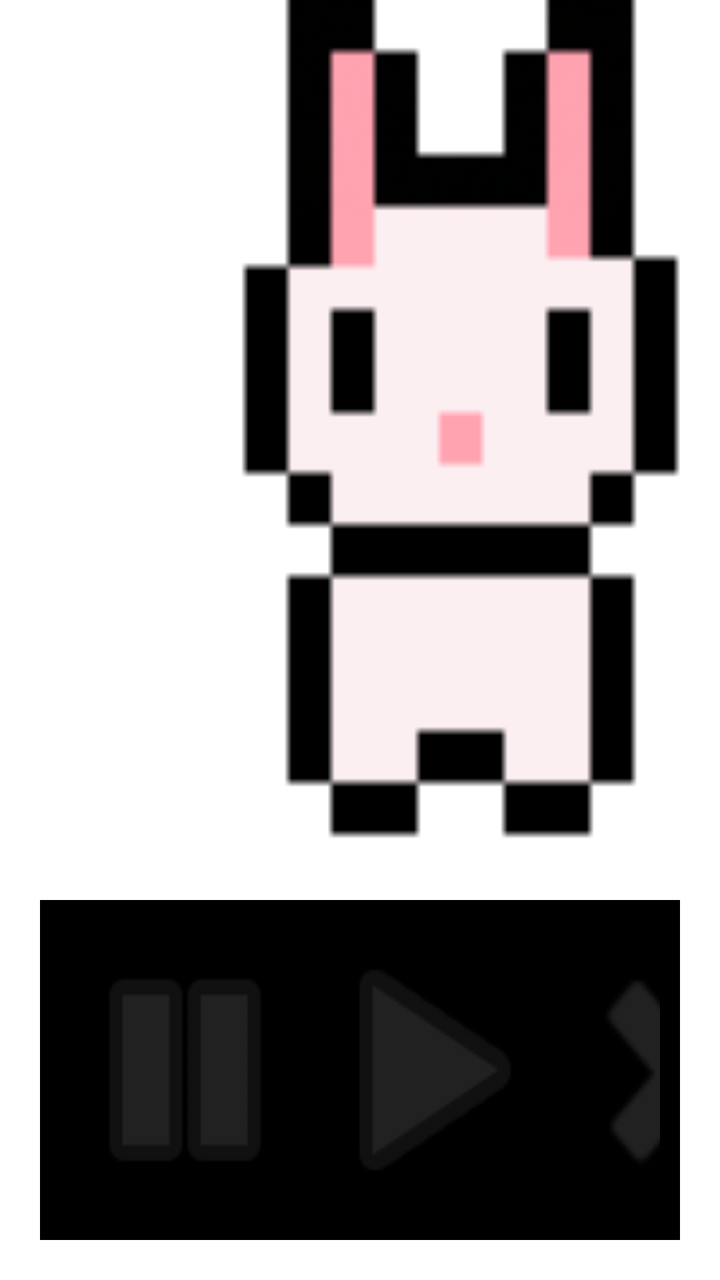
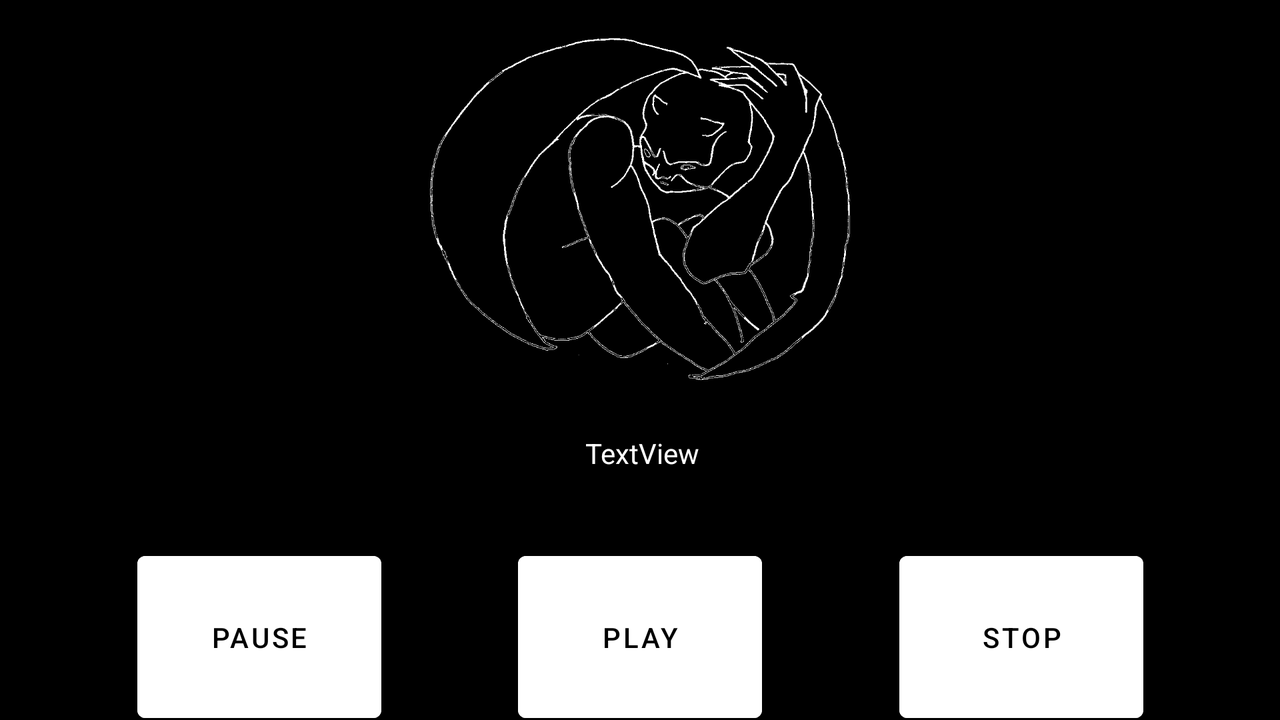

First picture: res/layout/ on a phone held upright. Second picture: the repository's own variant of that layout, on a device whose configuration matches the variant's folder. Source for both follows.
<!-- AndroidManifest.xml: application theme Theme.Recview -->
<!-- res/layout/activity_player.xml -->
<?xml version="1.0" encoding="utf-8"?>
<LinearLayout xmlns:android="http://schemas.android.com/apk/res/android"
    xmlns:tools="http://schemas.android.com/tools"
    android:id="@+id/activity_main"
    android:layout_width="match_parent"
    android:layout_height="match_parent"
    android:background="@color/white"
    android:orientation="vertical"
    android:theme="@style/Theme.AppCompat"
    tools:context=".MainActivity">

    <ImageView
        android:id="@+id/imageView"
        android:layout_width="match_parent"
        android:layout_height="430dp"
        android:background="@drawable/download"
        android:contentDescription="todo" />

    <LinearLayout
        android:layout_width="match_parent"
        android:layout_height="match_parent"
        android:layout_margin="20dp"
        android:background="@color/black"
        android:orientation="horizontal"
        android:padding="10dp">

        <Button
            android:id="@+id/pause"
            style="@style/Widget.AppCompat.Button.Borderless.Colored"
            android:layout_width="125dp"
            android:layout_height="match_parent"
            android:background="@android:drawable/ic_media_pause"
            android:onClick="musicpause"
            android:contentDescription="todo"/>

        <Button
            android:id="@+id/start"
            style="@style/Widget.AppCompat.Button.Borderless"
            android:layout_width="125dp"
            android:layout_height="match_parent"
            android:background="@android:drawable/ic_media_play"
            android:onClick="musicplay"
            android:contentDescription="todo"/>

        <Button
            android:id="@+id/stop"
            style="@style/Widget.AppCompat.Button.Borderless"
            android:layout_width="125dp"
            android:layout_height="match_parent"
            android:background="@android:drawable/ic_delete"
            android:onClick="musicstop"
            android:contentDescription="todo"/>
    </LinearLayout>
</LinearLayout>
<!-- resources referenced by this layout -->
<resources>
  <!-- drawable download: png bitmap (drawable, 2124 bytes) -->
  <style name="Theme.Recview" parent="Theme.MaterialComponents.DayNight.NoActionBar">
          <item name="android:windowNoTitle">true</item>
          <item name="android:windowActionBar">false</item>
          <item name="android:windowFullscreen">true</item>
          <item name="android:windowContentOverlay">@null</item>
          
          <item name="colorPrimary">@color/purple_500</item>
          <item name="colorPrimaryVariant">@color/purple_700</item>
          <item name="colorOnPrimary">@color/white</item>
          
          <item name="colorSecondary">@color/teal_200</item>
          <item name="colorSecondaryVariant">@color/teal_700</item>
          <item name="colorOnSecondary">@color/black</item>
          
          
      </style>
</resources>
<!-- res/layout-land/activity_player.xml (the repository's variant of the layout above) -->
<!-- drawn on the phone turned sideways -->
<?xml version="1.0" encoding="utf-8"?>
<androidx.constraintlayout.widget.ConstraintLayout xmlns:android="http://schemas.android.com/apk/res/android"
    xmlns:app="http://schemas.android.com/apk/res-auto"
    xmlns:tools="http://schemas.android.com/tools"
    android:layout_width="match_parent"
    android:layout_height="match_parent"
    android:background="@color/black">

    <ImageView
        android:id="@+id/imageView"
        android:layout_width="312dp"
        android:layout_height="209dp"
        android:contentDescription="todo"
        app:layout_constraintEnd_toEndOf="parent"
        app:layout_constraintHorizontal_bias="0.5"
        app:layout_constraintStart_toStartOf="parent"
        app:layout_constraintTop_toTopOf="parent"
        app:srcCompat="@drawable/logowhite" />

    <com.google.android.material.button.MaterialButton
        android:id="@+id/start"
        android:layout_width="122dp"
        android:layout_height="93dp"
        android:layout_marginTop="272dp"
        android:backgroundTint="@color/white"
        android:contentDescription="todo"
        android:onClick="musicplay"
        android:text="play"
        android:textColor="@color/black"
        app:layout_constraintEnd_toStartOf="@+id/stop"
        app:layout_constraintHorizontal_bias="0.5"
        app:layout_constraintStart_toEndOf="@+id/pause"
        app:layout_constraintTop_toTopOf="parent" />

    <com.google.android.material.button.MaterialButton
        android:id="@+id/stop"
        android:layout_width="122dp"
        android:layout_height="93dp"
        android:layout_marginTop="272dp"
        android:backgroundTint="@color/white"
        android:contentDescription="todo"
        android:onClick="musicstop"
        android:text="stop"
        android:textColor="@color/black"
        app:layout_constraintEnd_toEndOf="parent"
        app:layout_constraintHorizontal_bias="0.5"
        app:layout_constraintStart_toEndOf="@+id/start"
        app:layout_constraintTop_toTopOf="parent" />

    <com.google.android.material.button.MaterialButton
        android:id="@+id/pause"
        android:layout_width="122dp"
        android:layout_height="93dp"
        android:layout_marginTop="272dp"
        android:backgroundTint="@color/white"
        android:contentDescription="todo"
        android:onClick="musicpause"
        android:text="pause"
        android:textColor="@color/black"
        app:layout_constraintEnd_toStartOf="@+id/start"
        app:layout_constraintHorizontal_bias="0.5"
        app:layout_constraintStart_toStartOf="parent"
        app:layout_constraintTop_toTopOf="parent" />

    <TextView
        android:id="@+id/textView2"
        android:layout_width="728dp"
        android:layout_height="56dp"
        android:layout_marginTop="8dp"
        android:text="TextView"
        android:textAlignment="center"
        android:textColor="@color/white"
        app:layout_constraintEnd_toEndOf="parent"
        app:layout_constraintHorizontal_bias="0.496"
        app:layout_constraintStart_toStartOf="parent"
        app:layout_constraintTop_toBottomOf="@+id/imageView" />

</androidx.constraintlayout.widget.ConstraintLayout>
<!-- resources referenced by the variant -->
<!-- as the phone turned sideways resolves them -->
<resources>
  <!-- drawable logowhite: png bitmap (drawable, 22195 bytes) -->
  <style name="Theme.Recview" parent="Theme.MaterialComponents.DayNight.NoActionBar">
          <item name="android:windowNoTitle">true</item>
          <item name="android:windowActionBar">false</item>
          <item name="android:windowFullscreen">true</item>
          <item name="android:windowContentOverlay">@null</item>
          
          <item name="colorPrimary">@color/purple_500</item>
          <item name="colorPrimaryVariant">@color/purple_700</item>
          <item name="colorOnPrimary">@color/white</item>
          
          <item name="colorSecondary">@color/teal_200</item>
          <item name="colorSecondaryVariant">@color/teal_700</item>
          <item name="colorOnSecondary">@color/black</item>
          
          
      </style>
</resources>
